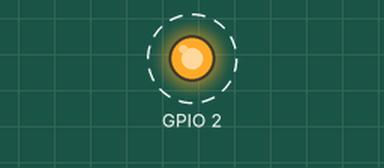
Simulated run of this program. Board: ESP32. Shown: output pins drawn as LEDs (lit = HIGH). Dashed ring = blinking. What the program prints to the serial monitor is not drawn.

Above: at 0.2 s.
Timing chart, 0 to 3.0 s (numbered marks = the images above):
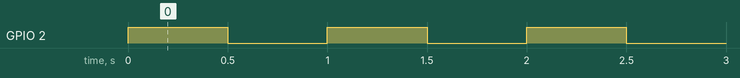

Measured:
- by itself, GPIO 2: alternates HIGH for 0.50 s and LOW for 0.50 s

The program:

main.cpp
```cpp
// PlatformIO Blink — ESP32 Studio
#include <Arduino.h>

void setup() {
  Serial.begin(115200);
  pinMode(2, OUTPUT);
}

void loop() {
  digitalWrite(2, !digitalRead(2));
  Serial.println("tick");
  delay(500);
}
```
